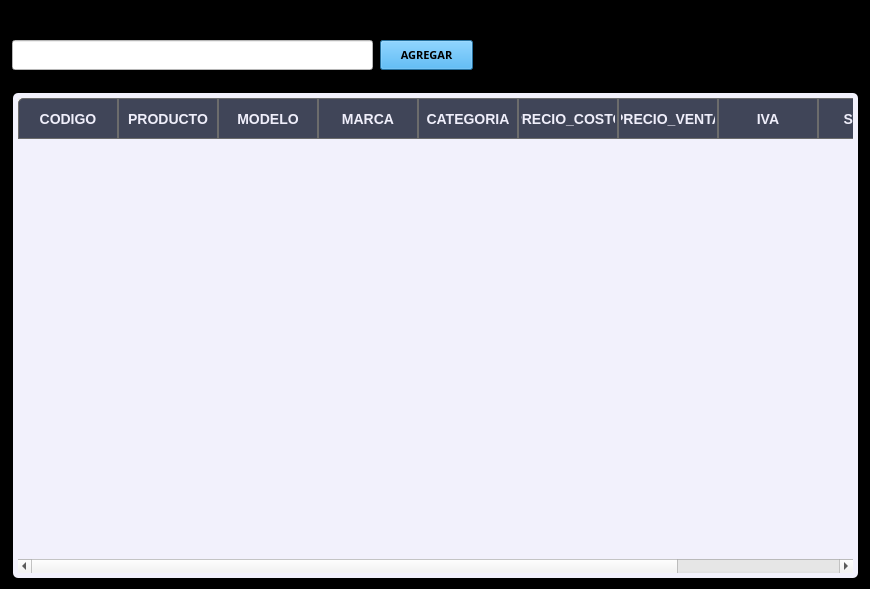
<?xml version="1.0" encoding="UTF-8"?>
<ui version="4.0">
 <class>ventana_agregar_articulo</class>
 <widget class="QDialog" name="ventana_agregar_articulo">
  <property name="geometry">
   <rect>
    <x>0</x>
    <y>0</y>
    <width>870</width>
    <height>589</height>
   </rect>
  </property>
  <property name="minimumSize">
   <size>
    <width>870</width>
    <height>589</height>
   </size>
  </property>
  <property name="maximumSize">
   <size>
    <width>870</width>
    <height>589</height>
   </size>
  </property>
  <property name="windowTitle">
   <string>Dialog</string>
  </property>
  <property name="styleSheet">
   <string notr="true">QDialog{
background-color:#000000
}</string>
  </property>
  <widget class="QLineEdit" name="lineEdit_BuscarArticuloFacturaNueva">
   <property name="geometry">
    <rect>
     <x>12</x>
     <y>40</y>
     <width>361</width>
     <height>30</height>
    </rect>
   </property>
   <property name="minimumSize">
    <size>
     <width>0</width>
     <height>30</height>
    </size>
   </property>
   <property name="palette">
    <palette>
     <active>
      <colorrole role="Button">
       <brush brushstyle="SolidPattern">
        <color alpha="255">
         <red>255</red>
         <green>255</green>
         <blue>255</blue>
        </color>
       </brush>
      </colorrole>
      <colorrole role="Base">
       <brush brushstyle="SolidPattern">
        <color alpha="255">
         <red>255</red>
         <green>255</green>
         <blue>255</blue>
        </color>
       </brush>
      </colorrole>
      <colorrole role="Window">
       <brush brushstyle="SolidPattern">
        <color alpha="255">
         <red>255</red>
         <green>255</green>
         <blue>255</blue>
        </color>
       </brush>
      </colorrole>
     </active>
     <inactive>
      <colorrole role="Button">
       <brush brushstyle="SolidPattern">
        <color alpha="255">
         <red>255</red>
         <green>255</green>
         <blue>255</blue>
        </color>
       </brush>
      </colorrole>
      <colorrole role="Base">
       <brush brushstyle="SolidPattern">
        <color alpha="255">
         <red>255</red>
         <green>255</green>
         <blue>255</blue>
        </color>
       </brush>
      </colorrole>
      <colorrole role="Window">
       <brush brushstyle="SolidPattern">
        <color alpha="255">
         <red>255</red>
         <green>255</green>
         <blue>255</blue>
        </color>
       </brush>
      </colorrole>
     </inactive>
     <disabled>
      <colorrole role="Button">
       <brush brushstyle="SolidPattern">
        <color alpha="255">
         <red>255</red>
         <green>255</green>
         <blue>255</blue>
        </color>
       </brush>
      </colorrole>
      <colorrole role="Base">
       <brush brushstyle="SolidPattern">
        <color alpha="255">
         <red>255</red>
         <green>255</green>
         <blue>255</blue>
        </color>
       </brush>
      </colorrole>
      <colorrole role="Window">
       <brush brushstyle="SolidPattern">
        <color alpha="255">
         <red>255</red>
         <green>255</green>
         <blue>255</blue>
        </color>
       </brush>
      </colorrole>
     </disabled>
    </palette>
   </property>
   <property name="styleSheet">
    <string notr="true">QLineEdit{
background-color:#ffffff;
}</string>
   </property>
  </widget>
  <widget class="QPushButton" name="bt_AgregarArticuloNvaFactura">
   <property name="geometry">
    <rect>
     <x>380</x>
     <y>40</y>
     <width>93</width>
     <height>30</height>
    </rect>
   </property>
   <property name="minimumSize">
    <size>
     <width>0</width>
     <height>30</height>
    </size>
   </property>
   <property name="font">
    <font>
     <family>Orbitron SemiBold</family>
     <pointsize>8</pointsize>
     <weight>75</weight>
     <bold>true</bold>
    </font>
   </property>
   <property name="styleSheet">
    <string notr="true">QPushButton{
background-color:#2caeff;
}

QPushButton:hover{
background-color:#39ffa3;
}</string>
   </property>
   <property name="text">
    <string>AGREGAR</string>
   </property>
  </widget>
  <widget class="QTableWidget" name="tableWidget_SelecionarArticuloFactura">
   <property name="geometry">
    <rect>
     <x>10</x>
     <y>90</y>
     <width>851</width>
     <height>491</height>
    </rect>
   </property>
   <property name="styleSheet">
    <string notr="true">QTableView{
color: #000 ;
text-align: center;
padding: 5px;
margin: 3px;
border-radius: 5px;
font-size: 14px;
background-color: #FFF2F1FC; 
}

QTableView QTableCornerButton::section {
   	border-top-left-radius: 5px;
    border: 0.5px solid #6c6c6c;
 background-color: #BF060C26; 
}
QTableView QHeaderView::section::last:horizontal{
	border-top-right-radius: 5px;
}


QTableView QHeaderView::section::first:horizontal {
	border-top-left-radius: 5px;
}



 QTableView ::section{
	padding: 2px 5px ;
	color: #D9D9D9 ;
	  qproperty-alignment: AlignCenter;
	border: 1px solid grey;
	background-color:#1f232a;
	height: 35;
}


 QTableView QHeaderView::section:vertical {
 border: 0.5px solid #6c6c6c;
	padding: 1px;
  font-weight: bold; /* Poner en negrita */
  font-size: 10px; /* Tamaño de la letra */
  padding: 1px;
color: #FFEFEEFA;
 background-color: #BF060C26; 
}

QTableView::item:selected {
    background-color:#FF1EB0ED;
	color: white;
}

/*
QTableView::item:selected {
    background-color:#FF1EB0ED;
	color: white;
}
*/

/*
QTableView::item:selected:!focus {
    background-color:#FF1EB0ED;
	color: white;
}
*/

QHeaderView { 
qproperty-defaultAlignment: AlignCenter; 
}

	/* centrar titulos y dar padding */
QTableView QHeaderView::section:horizontal {
  font-weight: bold; /* Poner en negrita */
  font-size: 14px; /* Tamaño de la letra */
 /* padding: 2px 5px ;
  margin: 2px;*/
   text-align: center;
	padding: 2px;
  color: #FFEFEEFA;
 border: 0.5px solid #6c6c6c;
 background-color: #BF060C26;
}
</string>
   </property>
   <property name="editTriggers">
    <set>QAbstractItemView::NoEditTriggers</set>
   </property>
   <property name="selectionMode">
    <enum>QAbstractItemView::SingleSelection</enum>
   </property>
   <property name="selectionBehavior">
    <enum>QAbstractItemView::SelectRows</enum>
   </property>
   <column>
    <property name="text">
     <string>CODIGO</string>
    </property>
   </column>
   <column>
    <property name="text">
     <string>PRODUCTO</string>
    </property>
   </column>
   <column>
    <property name="text">
     <string>MODELO</string>
    </property>
   </column>
   <column>
    <property name="text">
     <string>MARCA</string>
    </property>
   </column>
   <column>
    <property name="text">
     <string>CATEGORIA</string>
    </property>
   </column>
   <column>
    <property name="text">
     <string>PRECIO_COSTO</string>
    </property>
   </column>
   <column>
    <property name="text">
     <string>PRECIO_VENTA</string>
    </property>
   </column>
   <column>
    <property name="text">
     <string>IVA</string>
    </property>
   </column>
   <column>
    <property name="text">
     <string>STOCK</string>
    </property>
   </column>
   <column>
    <property name="text">
     <string>MARGEN</string>
    </property>
   </column>
  </widget>
 </widget>
 <resources/>
 <connections/>
</ui>
